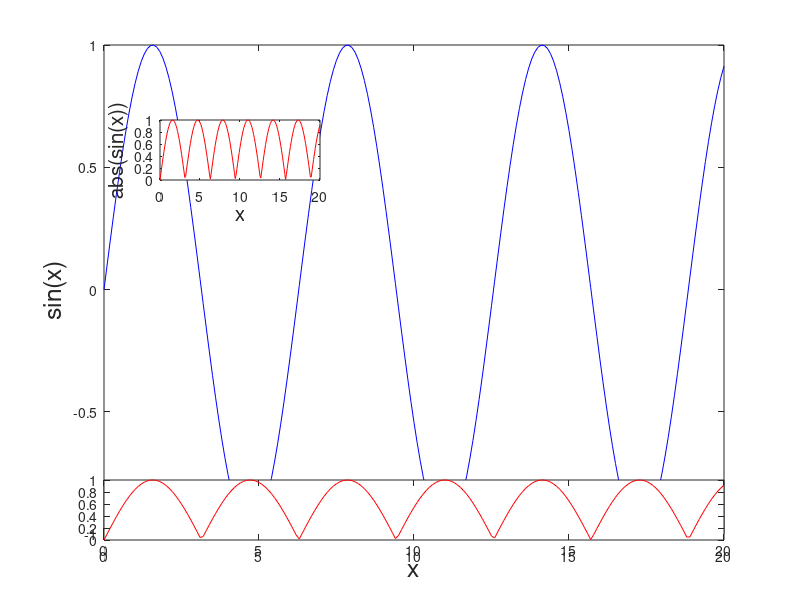

MATLAB code to generate this figure:

%figure(1)
clf;

x=[0:0.1:20]
y=sin(x)

subplot(1,1,1) ; % main plot

plot(x,y,'b')
xlabel('x','fontsize',18)
ylabel('sin(x)','fontsize',18)

axes('position',[0.2 0.7 0.2 0.1]) ; % 1st inset

plot(x,abs(y),'r')
xlabel('x','fontsize',15)
ylabel('abs(sin(x))','fontsize',15)

axes('position',[0.13 0.1 0.775 0.1]) ; % 2nd inset

plot(x,abs(y),'r')
%xlabel('x','fontsize',15)
%ylabel('abs(sin(x))','fontsize',15)